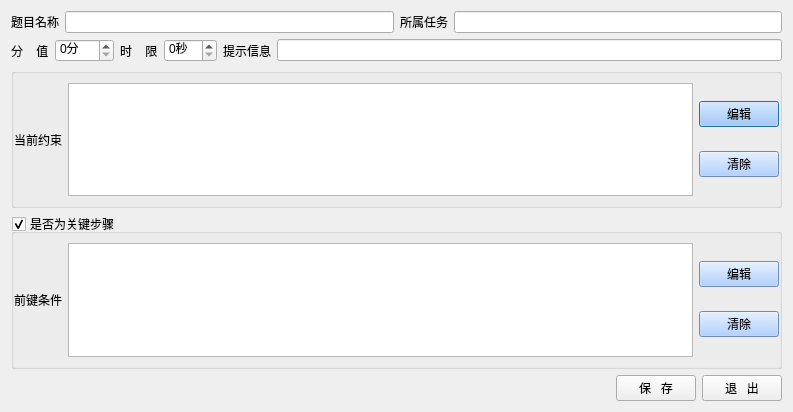
<?xml version="1.0" encoding="UTF-8"?>
<ui version="4.0">
 <class>CSubjectEdit</class>
 <widget class="QDialog" name="CSubjectEdit">
  <property name="geometry">
   <rect>
    <x>0</x>
    <y>0</y>
    <width>793</width>
    <height>412</height>
   </rect>
  </property>
  <property name="windowTitle">
   <string>题目编辑</string>
  </property>
  <property name="styleSheet">
   <string notr="true">font: 14pt &quot;宋体&quot;;</string>
  </property>
  <layout class="QVBoxLayout" name="verticalLayout_5">
   <item>
    <layout class="QHBoxLayout" name="horizontalLayout_9">
     <item>
      <layout class="QHBoxLayout" name="horizontalLayout_2">
       <item>
        <widget class="QLabel" name="label_10">
         <property name="text">
          <string>题目名称</string>
         </property>
        </widget>
       </item>
       <item>
        <widget class="QLineEdit" name="editSubjectName">
         <property name="minimumSize">
          <size>
           <width>220</width>
           <height>0</height>
          </size>
         </property>
        </widget>
       </item>
       <item>
        <widget class="QLabel" name="label_12">
         <property name="text">
          <string>所属任务</string>
         </property>
        </widget>
       </item>
       <item>
        <widget class="QLineEdit" name="editTaskName">
         <property name="minimumSize">
          <size>
           <width>0</width>
           <height>0</height>
          </size>
         </property>
        </widget>
       </item>
      </layout>
     </item>
    </layout>
   </item>
   <item>
    <layout class="QHBoxLayout" name="horizontalLayout_3"/>
   </item>
   <item>
    <layout class="QHBoxLayout" name="horizontalLayout_10">
     <item>
      <layout class="QHBoxLayout" name="horizontalLayout_4">
       <item>
        <widget class="QLabel" name="label_9">
         <property name="text">
          <string>分    值</string>
         </property>
        </widget>
       </item>
       <item>
        <widget class="QSpinBox" name="editScore">
         <property name="minimumSize">
          <size>
           <width>50</width>
           <height>0</height>
          </size>
         </property>
         <property name="suffix">
          <string>分</string>
         </property>
         <property name="prefix">
          <string/>
         </property>
         <property name="maximum">
          <number>100</number>
         </property>
        </widget>
       </item>
      </layout>
     </item>
     <item>
      <widget class="QLabel" name="label">
       <property name="text">
        <string>时    限</string>
       </property>
      </widget>
     </item>
     <item>
      <widget class="QSpinBox" name="editTime">
       <property name="minimumSize">
        <size>
         <width>50</width>
         <height>0</height>
        </size>
       </property>
       <property name="suffix">
        <string>秒</string>
       </property>
       <property name="prefix">
        <string/>
       </property>
      </widget>
     </item>
     <item>
      <layout class="QHBoxLayout" name="horizontalLayout_5">
       <item>
        <widget class="QLabel" name="label_11">
         <property name="text">
          <string>提示信息</string>
         </property>
        </widget>
       </item>
       <item>
        <widget class="QLineEdit" name="editStepTip">
         <property name="sizePolicy">
          <sizepolicy hsizetype="Expanding" vsizetype="Fixed">
           <horstretch>0</horstretch>
           <verstretch>0</verstretch>
          </sizepolicy>
         </property>
         <property name="minimumSize">
          <size>
           <width>340</width>
           <height>0</height>
          </size>
         </property>
         <property name="text">
          <string/>
         </property>
        </widget>
       </item>
      </layout>
     </item>
    </layout>
   </item>
   <item>
    <widget class="QGroupBox" name="groupBox">
     <property name="title">
      <string/>
     </property>
     <layout class="QVBoxLayout" name="verticalLayout_3">
      <property name="leftMargin">
       <number>0</number>
      </property>
      <property name="rightMargin">
       <number>0</number>
      </property>
      <item>
       <layout class="QHBoxLayout" name="horizontalLayout_6">
        <item>
         <widget class="QLabel" name="label_2">
          <property name="text">
           <string>当前约束</string>
          </property>
         </widget>
        </item>
        <item>
         <widget class="QTextEdit" name="editCondition"/>
        </item>
        <item>
         <layout class="QVBoxLayout" name="verticalLayout">
          <item>
           <widget class="QPushButton" name="buttonEditCondition">
            <property name="styleSheet">
             <string notr="true">background-color: rgb(156, 196, 255);</string>
            </property>
            <property name="text">
             <string>编辑</string>
            </property>
           </widget>
          </item>
          <item>
           <widget class="QPushButton" name="buttonClearCondition">
            <property name="styleSheet">
             <string notr="true">background-color: rgb(156, 196, 255);</string>
            </property>
            <property name="text">
             <string>清除</string>
            </property>
           </widget>
          </item>
         </layout>
        </item>
       </layout>
      </item>
     </layout>
    </widget>
   </item>
   <item>
    <widget class="QGroupBox" name="groupBoxPreCondition">
     <property name="title">
      <string>是否为关键步骤</string>
     </property>
     <property name="checkable">
      <bool>true</bool>
     </property>
     <layout class="QVBoxLayout" name="verticalLayout_4">
      <property name="leftMargin">
       <number>0</number>
      </property>
      <property name="rightMargin">
       <number>0</number>
      </property>
      <item>
       <layout class="QHBoxLayout" name="horizontalLayout_7">
        <item>
         <widget class="QLabel" name="label_3">
          <property name="text">
           <string>前键条件</string>
          </property>
         </widget>
        </item>
        <item>
         <widget class="QTextEdit" name="editPreCondition"/>
        </item>
        <item>
         <layout class="QVBoxLayout" name="verticalLayout_2">
          <item>
           <widget class="QPushButton" name="buttonEditPreCondition">
            <property name="styleSheet">
             <string notr="true">background-color: rgb(156, 196, 255);</string>
            </property>
            <property name="text">
             <string>编辑</string>
            </property>
           </widget>
          </item>
          <item>
           <widget class="QPushButton" name="buttonClearPreCondition">
            <property name="styleSheet">
             <string notr="true">background-color: rgb(156, 196, 255);</string>
            </property>
            <property name="text">
             <string>清除</string>
            </property>
           </widget>
          </item>
         </layout>
        </item>
       </layout>
      </item>
     </layout>
    </widget>
   </item>
   <item>
    <layout class="QHBoxLayout" name="horizontalLayout_8">
     <item>
      <spacer name="horizontalSpacer">
       <property name="orientation">
        <enum>Qt::Horizontal</enum>
       </property>
       <property name="sizeHint" stdset="0">
        <size>
         <width>40</width>
         <height>20</height>
        </size>
       </property>
      </spacer>
     </item>
     <item>
      <widget class="QPushButton" name="buttonSave">
       <property name="text">
        <string>保   存</string>
       </property>
      </widget>
     </item>
     <item>
      <widget class="QPushButton" name="buttonCancel">
       <property name="text">
        <string>退   出</string>
       </property>
      </widget>
     </item>
    </layout>
   </item>
  </layout>
 </widget>
 <resources/>
 <connections/>
</ui>
